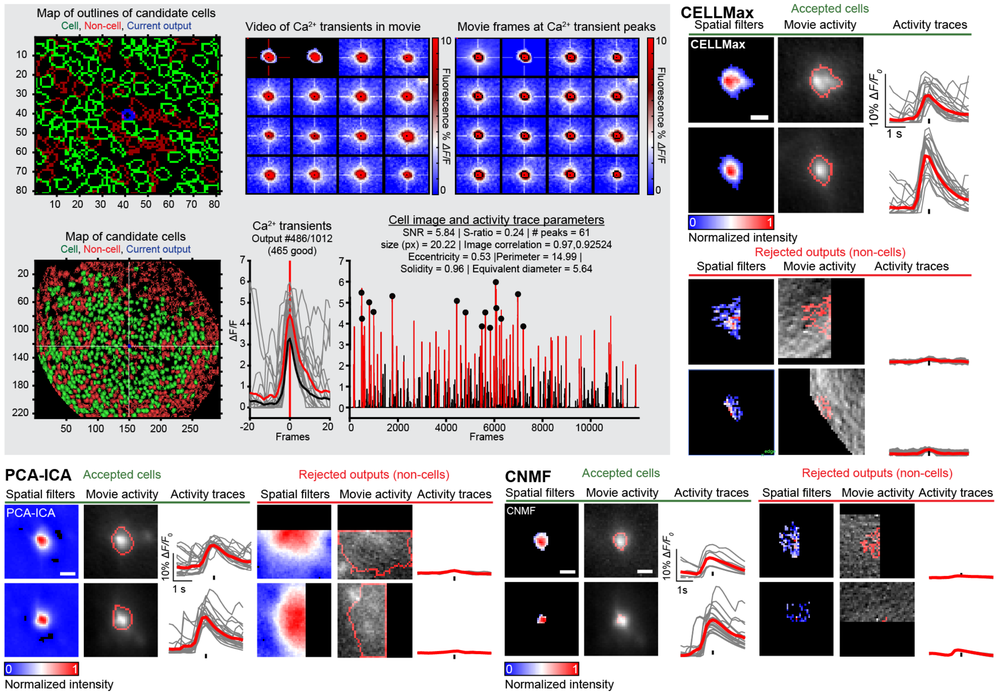
%> input picture img/Ahanonu_Kitch_manualSort01.png, 1000 x 698 px, shrunk from 2479 x 1730 before the run
$ octave --eval "result = fftImage(imread('../img/Ahanonu_Kitch_manualSort01.png'));"   (GNU Octave 9; MATLAB toolbox functions it lacks are replaced by stand-ins)
%> lines starting %> are read from the running program, lines starting %| are printed output that depends on the picture
### io/getOptions.m
function [options] = getOptions(options,inputArgs,varargin)
    % Gets default options for a function, replaces with inputArgs inputs if they are present.
    % Biafra Ahanonu
    % started: 2013.11.04
    %
    % inputs
    %   options - structure with options
    %   inputArgs - an even numbered cell array, with {'option','value'} as the ordering. Normally pass varargin.
    %
    % NOTE
    %   use the 'options' name-value pair to input an options structure that will overwrite default options in a function, example below.
    %   options.Stargazer = 1;
    %   options.SHH = 0;
    %   getMutations(mutationList,'options',options);
    %
    %   This is in contrast to using name-value pairs, both will produce the same result.
    %   getMutations(mutationList,'Stargazer',1,'SHH',0);
    %
    % USAGE
    %   %========================
    %   options.movieType = 'tiff';
    %   % get options
    %   options = getOptions(options,varargin);
    %   % unpack options into current workspace, comment out if want to just call options structure
    %   fn=fieldnames(options);
    %   for i=1:length(fn)
    %       eval([fn{i} '=options.' fn{i} ';']);
    %   end
    %   %========================

    % changelog
    % 2014.02.12 [11:56:00] - added feature to allow input of an options structure that contains the options instead of having to input multiple name-value pairs. - Biafra
    % 2014.07.10 [05:19:00] - added displayed warning if an option is input that was not present (this usually indicates typo) - Lacey (merged)
    % 2014.12.10 [19:32:54] - now gets calling function and uses that to get default options - Biafra
    % 2015.08.24 [23:31:36] - updated comments. - Biafra
    % 2015.12.03 [13:52:15] - Added recursive aspect to mirrorRightStruct and added support for handling struct name-value inputs. mirrorRightStruct checks that struct options input by the user are struct in the input options. - Biafra
    % 2016.xx.xx - warnings now show both calling function and it's parent function, improve debug for warnings. Slight refactoring of code to make easier to follow. - Biafra

    % TODO
    % allow input of an option structure - DONE!
    % call settings function to have defaults for all functions in a single place - DONE!
    % allow recursive overwriting of options structure - DONE!
    % Type checking of all field names input by the user?

    %========================
    % whether getOptions should use recursive structures
    goptions.recursiveStructs = 1;
    % whether to show warning if option input that is not in original structure
    goptions.showWarnings = 1;
    % number of parent stacks to show
    goptions.nParentStacks = 1;
    % Binary: 1 = get defaults for a function
    goptions.getFunctionDefaults = 0;
    % filter through options
    try
        for i = 1:2:length(varargin)
            inputField = varargin{i};
            if isfield(goptions, inputField)
                inputValue = varargin{i+1};
                goptions.(inputField) = inputValue;
            end
        end
    catch err
        localShowErrorReport(err);
        display(['Incorrect options given to <a href="matlab: opentoline(''getOptions.m'')">getOptions</a>"'])
    end
    % don't do this! recursion with no base case waiting to happen...
    % goptions = getOptions(goptions,varargin);
    %========================

    % Get default options for a function
    if goptions.getFunctionDefaults==1
        [ST,I] = dbstack;
        fieldnames(ST)
        parentFunctionName = {ST.name};
        parentFunctionName = parentFunctionName{2};
        [optionsTmp] = getSettings(parentFunctionName);
        if isempty(optionsTmp)
            % Do nothing, don't use defaults if not present
        else
            options = optionsTmp;
            % options = mirrorRightStruct(inputOptions,options,goptions,val);
        end
    end

    % Get list of available options
    validOptions = fieldnames(options);

    % Loop over all input arguments, overwrite default/input options
    for i = 1:2:length(inputArgs)
        % inputArgs = inputArgs{1};
        val = inputArgs{i};
        if ischar(val)
            %display([inputArgs{i} ': ' num2str(inputArgs{i+1})]);
            if strcmp('options',val)
                % Special options struct, only add field names defined by the user. Keep all original field names that are not input by the user.
                inputOptions = inputArgs{i+1};
                options = mirrorRightStruct(inputOptions,options,goptions,val);
            elseif sum(strcmp(val,validOptions))>0&isstruct(options.(val))&goptions.recursiveStructs==1
                % If struct name-value, add users field name changes only, keep all original field names in the struct intact, struct-recursion ON
                inputOptions = inputArgs{i+1};
                options.(val) = mirrorRightStruct(inputOptions,options.(val),goptions,val);
            elseif sum(strcmp(val,validOptions))>0
                % Non-options, non-struct value, struct-recursion OFF
                % elseif ~isempty(strcmp(val,validOptions))
                % Way more elegant, directly overwrite option
                options.(val) = inputArgs{i+1};
                % eval(['options.' val '=' num2str(inputArgs{i+1}) ';']);
            else
                if goptions.showWarnings==1
                    localShowWarnings(2,'name-value','','',val,goptions.nParentStacks);
                end
            end
        else
            if goptions.showWarnings==1
                localShowWarnings(2,'name-value incorrect','','',val,goptions.nParentStacks);
            end
            continue;
        end
    end
    %display(options);
end
% [91 lines left out: functions mirrorRightStruct, localShowErrorReport, localShowWarnings, not called in this run]

### signal_processing/normalizeVector.m
function [outputVector] = normalizeVector(inputVector,varargin)
    % Normalizes a vector or matrix (2D or 3D) using the method specified
    % Biafra Ahanonu
    % started: 2014.01.14 [23:42:58]
    % inputs
    	% inputVector - 1D vector of any unit type. If a matrix, will normalize with respect the the entire matrix.
    % outputs
    	%

    % changelog
    	% 2014.02.17 added zero centered normalization
    % TODO
    	%

    %========================
    % Str: oneToNegativeOne, oneToOne, zeroToOne, zeroToOneSoft, zeroCentered, zeroCenteredCorrect, dfof
    options.normRange = 'oneToNegativeOne';
    % get options
    options = getOptions(options,varargin);
    % [7 lines of commented-out code are left out]
    maxVec = nanmax(inputVector(:));
    minVec = nanmin(inputVector(:));
    meanVec = nanmean(inputVector(:));
    switch options.normRange
        case 'oneToNegativeOne'
            outputVector = ((inputVector-minVec)./(maxVec-minVec) - 0.5 ) *2;
        case 'oneToOne'
            outputVector = (inputVector-minVec)./(maxVec-minVec);
        case 'zeroToOne'
            % outputVector = (inputVector-minVec)./(maxVec-minVec);
            outputVector = (1-0)/(maxVec-minVec).*(inputVector-maxVec)+1;
        case 'zeroToOneSoft'
            maxVec = prctile(inputVector(:),95);
            minVec = prctile(inputVector(:),5);
            % outputVector = (inputVector-minVec)./(maxVec-minVec);
            outputVector = (1-0)/(maxVec-minVec).*(inputVector-maxVec)+1;
        case 'zeroCentered'
            vectorMean = nanmean(inputVector,2);
            outputVector = bsxfun(@rdivide,inputVector,vectorMean)-1;
        case 'zeroCenteredCorrect'
            outputVector = inputVector-meanVec;
        case 'dfof'
            outputVector = inputVector/meanVec-1;
        otherwise
            % body
    end
end

### image/fftImage.m
function [inputImageFiltered, additionalOutput] = fftImage(inputImage,varargin)
	% Computes FFT on input image.
	% Biafra Ahanonu
	% started: 2013.11.09
	% inputs
		% inputImage - [x y] matrix
	% outputs
		% inputImageFiltered - [x y] matrix
	% example
		% test the lowpass and highpass on an image with a range of options
		% f = fftImage(frame,'runfftTest',1,'bandpassType','lowpass');
		% f = fftImage(frame,'runfftTest',1,'bandpassType','highpass');

	% below information was helpful in devising the function
		% http://www.mathworks.com/help/matlab/ref/fft2.html
		% https://www.cs.auckland.ac.nz/courses/compsci773s1c/lectures/ImageProcessing-html/topic1.htm
		% http://math-reference.com/s_fourier.html
		% http://wayback.archive.org/web/20130513181427/http://sharp.bu.edu/~slehar/fourier/fourier.html#filtering
		% http://www.dspguide.com/ch24/5.htm
		% http://astro.berkeley.edu/~jrg/ngst/fft/fourier.html
		% http://matlabgeeks.com/tips-tutorials/how-to-do-a-2-d-fourier-transform-in-matlab/
		% http://www.mathworks.com/matlabcentral/fileexchange/30947-gaussian-bandpass-filter-for-image-processing/content/gaussianbpf.m
		% http://qsimaging.com/ccd_noise_interpret_ffts.html

	% changelog
		% 2013.11.09 [13:21:06] updated function so it no longer converts to uint8 as this causes problems. Also, changed inputImageFiltered = inputImageFFT + filter3.*inputImageFFT; to inputImageFiltered = filter3.*inputImageFFT;
		% 2014.06.03 - updated to do binary fft
		% 2014.06.04 - added padding to reduce edge effects on the image
		% 2014.06.26 - update gaussian filter, using fspecial now and removed fft2 padding from original function
		% 2017.01.14 [20:06:04] - support switched from [nSignals x y] to [x y nSignals]
		% 2018.09.04 [17:31:47] - option to have padding optimized for power of 2, increasing fft speed by about 4.5x.
	% TODO
		% something...

	%========================
	% binary or gaussian
	options.bandpassMask = 'gaussian';
	% run a test over a range of frequencies
	% 0 = no, 1 = yes
	options.runfftTest = 0;
	% low frequency to have as cutoff
	options.lowFreq = 7;
	% high frequency to have as cutoff
	options.highFreq = 300;
	% take actual filters as inputs
	options.highpassFilter = [];
	options.lowpassFilter = [];
	options.cutoffFilter = [];
	% 1 = yes, 0 = no, pad image (e.g. remove halo around the edge)
	options.padImage = 1;
	%
	options.padImageVersion = 2;
	% add padding to the image
	options.padSize = round(1.0*mean(size(inputImage)));
	% highpass, lowpass, bandpass
	options.bandpassType = 'highpass';
	% show the frequency spectrum and images, for analysis purposes
	% 0 = no, 1 = yes
	options.showImages = 0;
	% get options
	options = getOptions(options,varargin);
	% [7 lines of commented-out code are left out]

	try
		additionalOutput.blank = '';
		if options.runfftTest==0
			% pad the array to remove edge effects
			[imX imY] = size(inputImage);
			[imXOriginal imYOriginal] = size(inputImage);
			if options.padImage==1
				if options.padImageVersion==2
					optDim = @(x) 2^ceil(log(x)/log(2));
					optPadSize = max([optDim(imX) optDim(imY)]);
					options.padSize = [ceil((optPadSize-imX)/2) ceil((optPadSize-imY)/2)];
					inputImage = padarray(inputImage,[options.padSize(1) options.padSize(2)],'symmetric');
					inputImage = inputImage(1:optPadSize,1:optPadSize);
				else
					inputImage = padarray(inputImage,[options.padSize options.padSize],'symmetric');
				end
			else

			end
			% conversion fun
			% mean(inputImage(:))
			% inputImage = single(mat2gray(inputImage));
			% mean(inputImage(:))
			[imX imY] = size(inputImage);
			% convert to frequency spectrum
			% tic
			inputImageFFT = fft2(inputImage);
			% toc
			inputImageFFT = fftshift(inputImageFFT);
			[imFFTX imFFTY] = size(inputImageFFT);

			% create mask
			% tic
			if isempty(options.cutoffFilter)
				switch options.bandpassMask
					case 'gaussian'
						% implemented using fspecial
						if isempty(options.highpassFilter)
							if options.lowFreq==0
								highpassFilter = ones([imFFTX imFFTY]);
							else
								highpassFilter = 1-normalizeVector(fspecial('gaussian', [imFFTX imFFTY],options.lowFreq),'normRange','zeroToOne');
							end
						else
							highpassFilter = options.highpassFilter;
						end
						if isempty(options.lowpassFilter)
							lowpassFilter = normalizeVector(fspecial('gaussian', [imFFTX imFFTY],options.highFreq),'normRange','zeroToOne');
						else
							lowpassFilter = options.lowpassFilter;
						end
						switch options.bandpassType
							case 'highpass'
								cutoffFilter = highpassFilter;
							case 'lowpass'
								cutoffFilter = lowpassFilter;
							case 'bandpass'
								cutoffFilter = highpassFilter.*lowpassFilter;
							case 'inverseBandpass'
								cutoffFilter = 1-highpassFilter.*lowpassFilter;
							otherwise
								% do nothing
						end
					case 'binary'
						% create binary mask, tried with fspecial but this is easier
						[ffty fftx] = size(inputImageFFT);
						cx = round(fftx/2);
						cy = round(ffty/2);
						[x,y] = meshgrid(-(cx-1):(fftx-cx),-(cy-1):(ffty-cy));
						highpassFilter = ((x.^2+y.^2)>options.lowFreq^2);
						lowpassFilter = ((x.^2+y.^2)<options.highFreq^2);
						switch options.bandpassType
							case 'highpass'
								cutoffFilter = highpassFilter;
							case 'lowpass'
								cutoffFilter = lowpassFilter;
							case 'bandpass'
								cutoffFilter = highpassFilter.*lowpassFilter;
							case 'inverseBandpass'
								cutoffFilter = 1-highpassFilter.*lowpassFilter;
							otherwise
								% do nothing
						end
					otherwise
						display('invalid option given')
						filtered_image = inputImage;
						return
				end
			else
				cutoffFilter = options.cutoffFilter;
			end
			% toc

			% alter freq domain based on filter
			% size(cutoffFilter)
			% size(inputImageFFT)
			inputImageFFTFiltered = cutoffFilter.*inputImageFFT;

			% transform freq domain back to spatial
			% tic
			inputImageFiltered = ifftshift(inputImageFFTFiltered);
			inputImageFiltered = ifft2(inputImageFiltered);
			% toc
			% display('===========')
			% inputImageFiltered = real(inputImageFiltered(1:imX,1:imY));
			% inputImageFiltered = single(inputImageFiltered);

			% crop images back to original dimensions
			if options.padImage==1
				% imXOriginal
				 % imYOriginal
			 	if options.padImageVersion==2
					xIdx = (options.padSize(1)+1):(options.padSize(1)+imXOriginal);
					yIdx = (options.padSize(2)+1):(options.padSize(2)+imYOriginal);
					inputImageFiltered = inputImageFiltered(xIdx,yIdx);
					inputImageFiltered = single(real(inputImageFiltered));
				else
					inputImageFiltered = inputImageFiltered(options.padSize+1:end-options.padSize,options.padSize+1:end-options.padSize);
				end

				% size(inputImageFiltered)
				% size(inputImage)
			end

			% display images
			% options.showImages
			if options.showImages==1
				if options.padImage==1
					% imXOriginal
					 % imYOriginal
				 	if options.padImageVersion==2
						inputImage = inputImage(xIdx,yIdx);
				 	else
						inputImage = inputImage(options.padSize+1:end-options.padSize,options.padSize+1:end-options.padSize);
				 	end
				 end
				inputImageNorm = normalizeVector(inputImage,'normRange','zeroToOne');
				inputImageFilteredNorm = normalizeVector(inputImageFiltered,'normRange','zeroToOne');
				openFigure(90, '');
				colormap(customColormap([]));
				% colormap gray;
				subplot(2,3,1)
					fftshow2(inputImageFFT,'log')
					axis square;
					title('frequency spectrum of image')
				subplot(2,3,2)
					imagesc(cutoffFilter)
					axis square;
					title('filter')
				subplot(2,3,3)
					inputImageFFTFiltered(1,1) = max(inputImageFFT(:));
					inputImageFFTFiltered(1,2) = min(inputImageFFT(:));
					fftshow2(inputImageFFTFiltered,'log')
					axis square;
					title('frequency spectrum of cutoff')
				subplot(2,3,4)
					imagesc(inputImage)
					axis square;
					title(['input image, mean= ' num2str(nanmean(inputImage(:)))])
				subplot(2,3,5)
					imagesc(inputImageFilteredNorm)
					axis square;
					title(['fft image, mean=' num2str(nanmean(inputImageFiltered(:)))])
				subplot(2,3,6)
					% imagesc(horzcat(inputImageNorm,inputImageFilteredNorm))
					% title('combined images')
					imageDiff = inputImage-inputImageFiltered;
					imagesc(imageDiff);
					axis square;
					title(['difference, mean=' num2str(nanmean(imageDiff(:)))])
				drawnow
			end
			additionalOutput.inputImageFFT = inputImageFFT;
			additionalOutput.cutoffFilter = cutoffFilter;
			additionalOutput.inputImageFFTFiltered = inputImageFFTFiltered;
		else
			reverseStr = '';
			options.runfftTest=0;
			freqList = 1:30;
			nFreqs = length(freqList);
			inputImageTest = zeros([size(inputImage,1) size(inputImage,2) nFreqs]);
			for freq = freqList
				freqDiff = options.highFreq - options.lowFreq;
				switch options.bandpassType
					case 'highpass'
						options.lowFreq = freq;
					case 'lowpass'
						options.highFreq = freq;
				end
				inputImageTest(:,:,freq) = fftImage(inputImage,'options',options);
				reverseStr = cmdWaitbar(freq,nFreqs,reverseStr,'inputStr','normalizing movie','displayEvery',5);
			end
			inputImageTestArray(:,:,:,1) = inputImageTest;
			figure(10)
			montage(permute(inputImageTestArray(:,:,:,1),[1 2 4 3]))
			inputImageFiltered = inputImageTestArray;
		end
	catch err
		display(repmat('@',1,7))
		disp(getReport(err,'extended','hyperlinks','on'));
		display(repmat('@',1,7))
	end
end
% [31 lines left out: function fftshow2, not called in this run]
%> after the loop in getOptions, `for i = 1:2:length(varargin)`: goptions = {recursiveStructs 1, showWarnings 1, nParentStacks 1, getFunctionDefaults 0}
%> after the loop in getOptions, `for i = 1:2:length(inputArgs)`: options = {runfftTest 0, lowFreq 7, highFreq 300, padImage 1, padImageVersion 2, padSize 567}
%> the loop in getOptions (call 2), `for i = 1:2:length(inputArgs)` made 1 pass
%> val on pass 1: 'normRange'
%> in normalizeVector, `maxVec = nanmax(inputVector(:));`: maxVec = 0.00323
%> in normalizeVector, `minVec = nanmin(inputVector(:));`: minVec = 0
%> in normalizeVector, `meanVec = nanmean(inputVector(:));`: meanVec = 5.96e-08
%> in fftImage, `xIdx = (options.padSize(1)+1):(options.padSize(1)+imXOriginal);`: xIdx = 698 values from 1700 to 2397
%> in fftImage, `yIdx = (options.padSize(2)+1):(options.padSize(2)+imYOriginal);`: yIdx = 3000 values from 549 to 3548
%> in fftImage, `inputImageFiltered = single(real(inputImageFiltered));`:
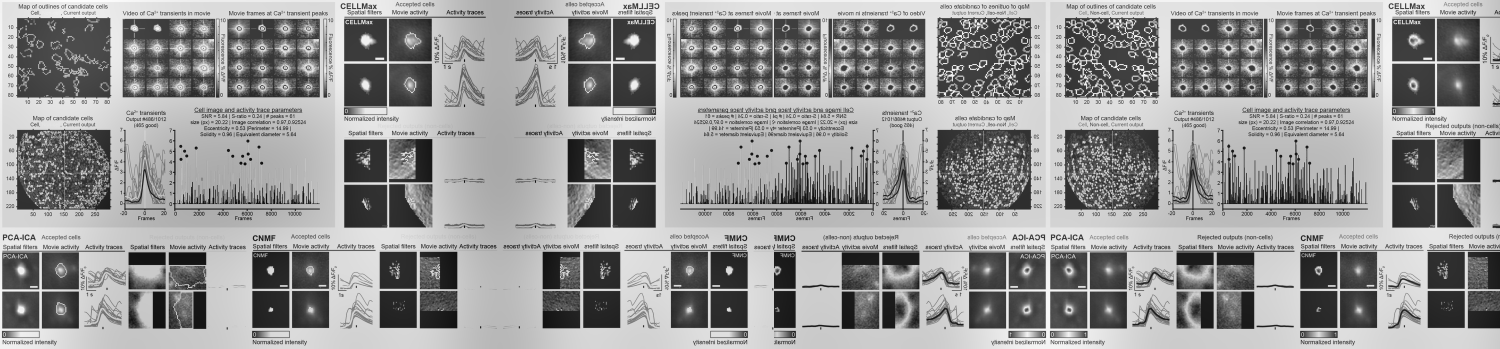
%> inputImageFiltered: size 698x3000 single (shown at 1/2 size); min -210.3, max 147.8, mean -1; drawn with min black and max white

$ run again, on img/LD-MCM_DLCtrain_featureExclude.png
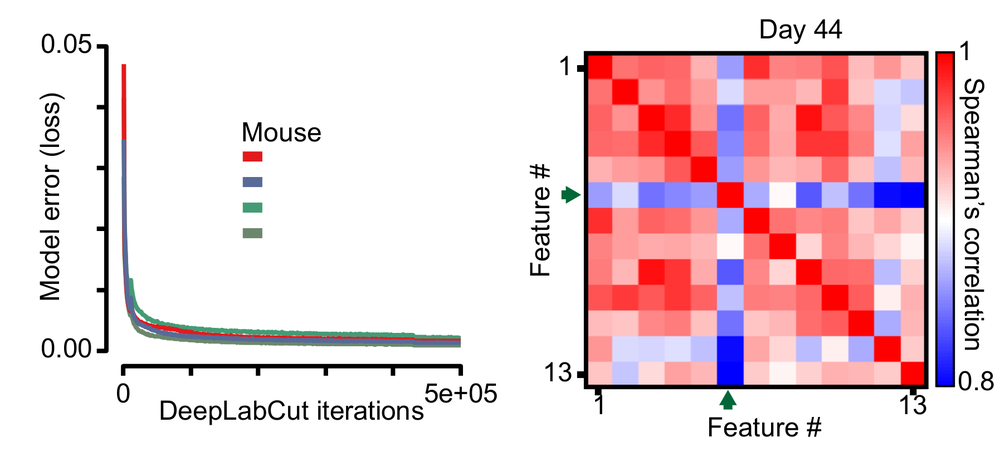
%> input picture img/LD-MCM_DLCtrain_featureExclude.png, 1000 x 452 px, shrunk from 1795 x 812 before the run
%> after the loop in getOptions, `for i = 1:2:length(varargin)`: goptions = {recursiveStructs 1, showWarnings 1, nParentStacks 1, getFunctionDefaults 0}
%> after the loop in getOptions, `for i = 1:2:length(inputArgs)`: options = {runfftTest 0, lowFreq 7, highFreq 300, padImage 1, padImageVersion 2, padSize 485}
%> the loop in getOptions (call 2), `for i = 1:2:length(inputArgs)` made 1 pass
%> val on pass 1: 'normRange'
%> maxVec = 0.00323
%> minVec = 0
%> meanVec = 5.96e-08
%> xIdx = 452 values from 1823 to 2274
%> yIdx = 3000 values from 549 to 3548
%> in fftImage, `inputImageFiltered = single(real(inputImageFiltered));`:
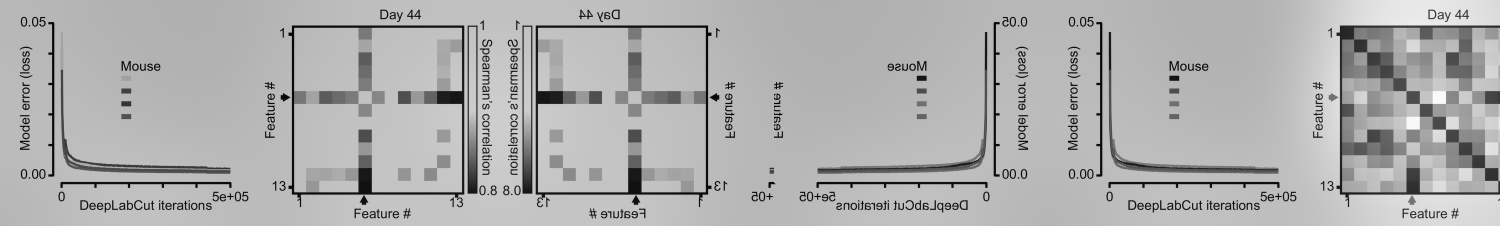
%> inputImageFiltered: size 452x3000 single (shown at 1/2 size); min -249.9, max 113.7, mean -0.3; drawn with min black and max white
